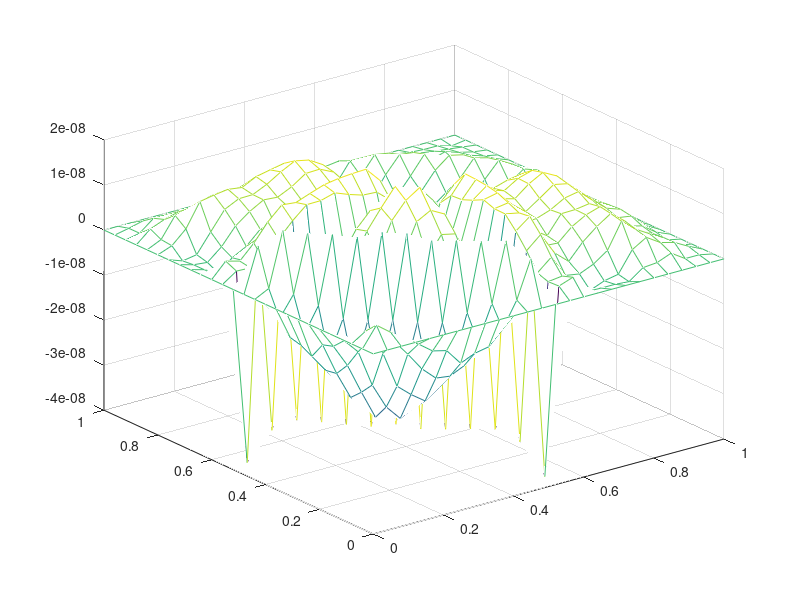

Recreate this plot in MATLAB.
close all;
clear;
clc;

%The example quadratic x and y was chose

%Choose gridsize and residual size and omega
h = 0.04;
max_res = 0.00000005;
omega = 1.9;

%Choose the border functions
fi1 = @(x) x^2 + x + 3;
fi2 = @(y) y^2 + y + 3;
fi3 = @(x) x^2 + x + 1;
fi4 = @(y) y^2 + y + 1;

%Choose forcing term and the actual function to compare
g = @(x,y) 4;
u = @(x,y) x^2 + y^2 + x + y + 1;

%Setting up
x(1) = 0;
xf = 1;
yf = 1;
n = round((xf - x(1))/h);
x = 0:h:n*h;
y = 0:h:n*h;
z = zeros(length(x),length(y));


sum = 0;

for i = 1:length(x)
    z(i,length(y)) = fi1(x(i));
    z(length(x),i) = fi2(y(i));
    z(i,1) = fi3(x(i));
    z(1,i) = fi4(y(i));
end

%Calculate the average value
total = 4*(n + 1) - 4;
avg = sum/total;

%Set all the inner points as this average value
for i = 2:length(x) - 1
    for j = 2:length(y) - 1
            z(i,j) = avg;
    end
end

while (true)
    r_max = 0;
    for i = 2:length(x) - 1
        for j = 2:length(y) -1
            r = omega*(z(i+1,j) + z(i-1,j) + z(i,j+1) + z(i,j-1) - 4*z(i,j) - (h^2)*g(x(i),y(j)))/4;
            z(i,j) = z(i,j) + r;
            if(abs(r) > r_max)
                r_max = abs(r);
            end
        end
    end
    if(r_max < max_res)
        break;
    end
end

%Calculating the actual values 
[X, Y] = meshgrid(0:h:n*h);
U = X.^2 + Y.^2 + X + Y + 1;

%Plot estimation and actual values
%mesh(x,y,z); hold on; mesh(X,Y,U);

%Plot error
er = z - U; mesh(X,Y,er);
